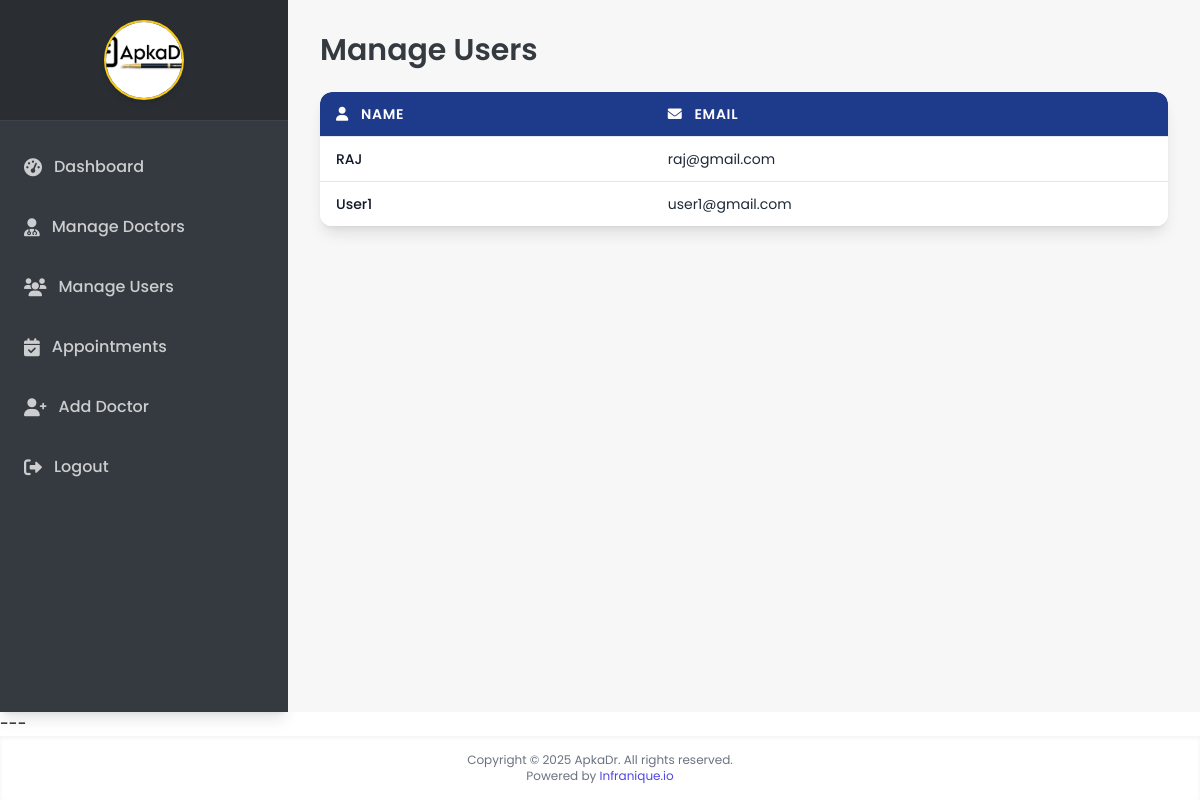
/manage_users (signed in), run on an earlier commit of the app's database.
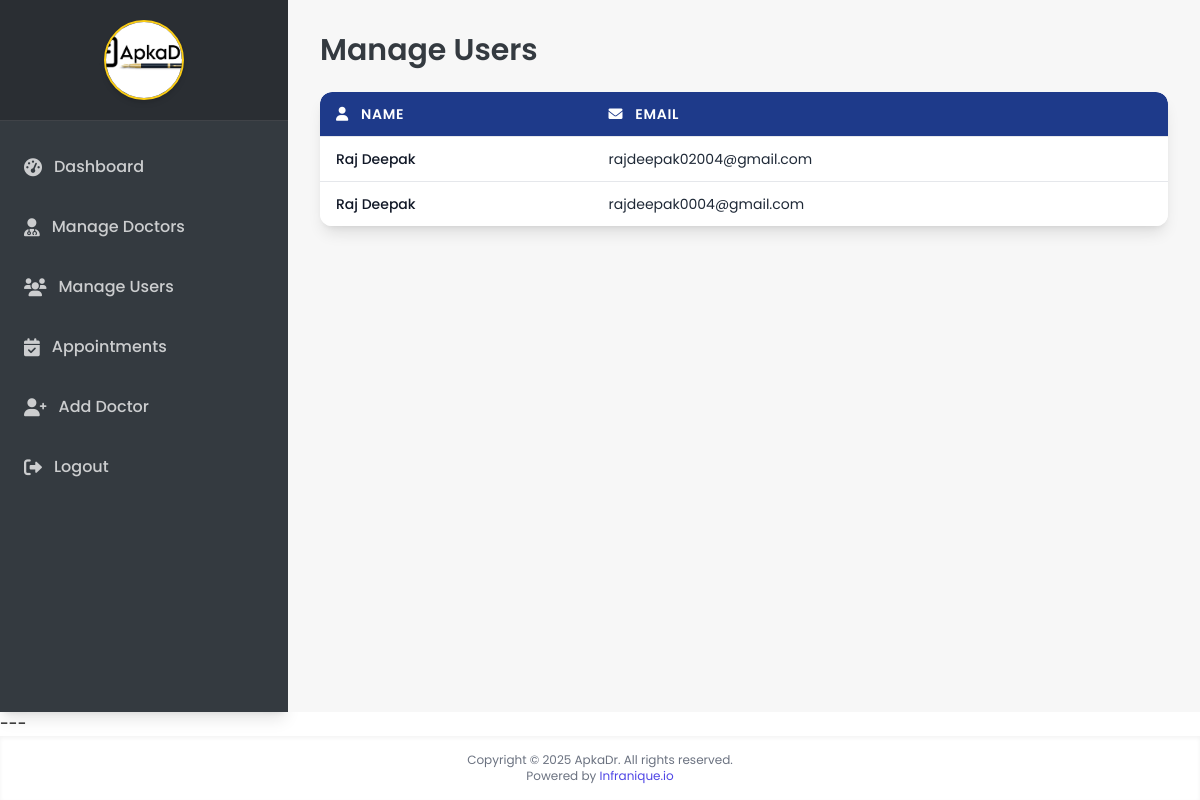
And on a later commit of the database.
### backend/models.py (models this page shows)
class User(db.Model):
    id = db.Column(db.Integer(), primary_key=True)
    fullName = db.Column(db.String(), nullable=False)  # Removed unique=True
    email = db.Column(db.String(), unique=True, nullable=False)
    age = db.Column(db.Integer(), nullable=False)
    phone = db.Column(db.String(), nullable=False)
    address = db.Column(db.String(), nullable=False)
    password = db.Column(db.String(),nullable=False)
    type = db.Column(db.String(), default="general")
    appointments = db.relationship('Appointment', backref='patient', lazy=True, primaryjoin="User.id == Appointment.user_id")

### backend/controllers.py (the view)
@app.route("/manage_users")
def manage_users():
    if session.get("user_type") != "admin":
        flash("Unauthorized access", "danger")
        return redirect(url_for("login_page"))
    users = User.query.filter(User.type != 'admin').all()
    return render_template("admin/manage_users.html", users=users)

### templates/admin/manage_users.html (shortened to what this page needs)
<!DOCTYPE html>
<html lang="en">
<head>
    <script src="https://cdn.tailwindcss.com"></script>
    <link rel="stylesheet" href="https://cdnjs.cloudflare.com/ajax/libs/font-awesome/6.0.0-beta3/css/all.min.css">
</head>
<body class="flex flex-col min-h-screen">
    <div class="flex flex-1">
        <aside id="sidebar" class="w-72 bg-apkadr-black text-white shadow-lg transition-all duration-300 ease-in-out
                       hidden lg:flex flex-col flex-shrink-0">
            <div class="p-5 mb-0 text-center bg-black bg-opacity-20 border-b border-white border-opacity-10">
                <img src="/static/images/apkadr.logo.jpg" alt="ApkaDr. Logo"
                    class="w-20 h-20 object-cover rounded-full mx-auto border-2 border-apkadr-gold shadow-md">
            </div>
            <nav class="mt-4 flex-grow">
                <ul class="flex flex-col">
                    <li>
                        <a class="flex items-center py-4 px-6 text-white text-opacity-75 font-medium
                                  hover:bg-white hover:bg-opacity-10 hover:text-white hover:border-l-4 hover:border-apkadr-gold hover:pl-5"
                            href="{{ url_for('admin_dashboard') }}">
                            <i class="fas fa-tachometer-alt mr-3 text-lg"></i> Dashboard
                        </a>
                    </li>
                    <li>
                        <a class="flex items-center py-4 px-6 text-white text-opacity-75 font-medium
                                  hover:bg-white hover:bg-opacity-10 hover:text-white hover:border-l-4 hover:border-apkadr-gold hover:pl-5"
                            href="{{ url_for('manage_doctors') }}">
                            <i class="fas fa-user-md mr-3 text-lg"></i> Manage Doctors
                        </a>
                    </li>
                    <li>
                        <a class="flex items-center py-4 px-6 text-white text-opacity-75 font-medium
                                  hover:bg-white hover:bg-opacity-10 hover:text-white hover:border-l-4 hover:border-apkadr-gold hover:pl-5
                                  sidebar-link-active"
                            href="{{ url_for('manage_users') }}">
                            <i class="fas fa-users mr-3 text-lg"></i> Manage Users
                        </a>
                    </li>
                    <li>
                        <a class="flex items-center py-4 px-6 text-white text-opacity-75 font-medium
                                  hover:bg-white hover:bg-opacity-10 hover:text-white hover:border-l-4 hover:border-apkadr-gold hover:pl-5"
                            href="{{ url_for('appointments') }}">
                            <i class="fas fa-calendar-check mr-3 text-lg"></i> Appointments
                        </a>
                    </li>
                     <li>
                        <a class="flex items-center py-4 px-6 text-white text-opacity-75 font-medium
                                  hover:bg-white hover:bg-opacity-10 hover:text-white hover:border-l-4 hover:border-apkadr-gold hover:pl-5"
                            href="{{ url_for('add_doctor') }}">
                            <i class="fas fa-user-plus mr-3 text-lg"></i> Add Doctor
                        </a>
                    </li>
                    <li>
                        <a class="flex items-center py-4 px-6 text-white text-opacity-75 font-medium
                                  hover:bg-white hover:bg-opacity-10 hover:text-white hover:border-l-4 hover:border-apkadr-gold hover:pl-5"
                            href="{{ url_for('logout') }}">
                            <i class="fas fa-sign-out-alt mr-3 text-lg"></i> Logout
                        </a>
                    </li>
                </ul>
            </nav>
        </aside>
        <main class="flex-grow p-4 md:p-8 bg-apkadr-light-gray flex flex-col">
            <h2 class="text-3xl font-semibold text-apkadr-black mb-6 mt-0 lg:mt-0 hidden lg:block">Manage Users</h2>
            <div class="bg-white rounded-xl shadow-lg overflow-x-auto">
                <table class="min-w-full divide-y divide-gray-200 vertical-table">
                    <thead class="bg-apkadr-dark-blue text-white">
                        <tr>
                            <th class="px-4 py-3 text-left font-semibold text-sm uppercase tracking-wider rounded-tl-xl">
                                <i class="fas fa-user mr-2"></i> Name</th>
                            <th class="px-4 py-3 text-left font-semibold text-sm uppercase tracking-wider rounded-tr-xl">
                                <i class="fas fa-envelope mr-2"></i> Email</th>
                        </tr>
                    </thead>
                    <tbody class="bg-white divide-y divide-gray-200">
                        {% for user in users %}
                        <tr class="hover:bg-gray-50 transition-colors duration-200">
                            <td data-label="Name" class="px-4 py-3 text-sm font-medium text-gray-900">
                                {{ user.fullName }}</td>
                            <td data-label="Email" class="px-4 py-3 text-sm text-gray-800">
                                {{ user.email }}</td>
                        </tr>
                        {% else %}
                        <tr>
                            <td colspan="2" class="px-4 py-4 text-center text-gray-500 text-base">No users found.
                            </td>
                        </tr>
                        {% endfor %}
                    </tbody>
                </table>
            </div>
        </main>
    </div>
    ---
    <footer class="mt-auto py-4 text-center text-gray-500 text-xs bg-white shadow-inner">
        Copyright &copy; 2025 ApkaDr. All rights reserved.<br>
        Powered by <a href="https://infranique.io" class="text-indigo-600 hover:underline">Infranique.io</a>
    </footer>
</body>
</html>

### templates/admin/manage_users.html (style rules this page uses)
:root { --apkadr-dark-blue: #1e3a8a; --apkadr-gold: #facc15; --apkadr-black: #343a40; --apkadr-light-gray: #f7f7f7; --apkadr-white: #ffffff; }
.sidebar-link-active { @apply bg-white bg-opacity-10 text-white border-l-4 border-apkadr-gold pl-5; }

What changed in the data, as far as the page shows it:
changed User: fullName "RAJ" → "Raj Deepak"; email "raj@gmail.com" → "rajdeepak02004@gmail.com"
changed User: fullName "User1" → "Raj Deepak"; email "user1@gmail.com" → "rajdeepak0004@gmail.com"
